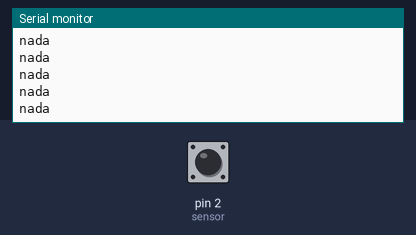
This sketch was run on a simulated Arduino Uno, built with avr-gcc and run on an emulated ATmega328P. Parts: the last lines printed to the serial monitor. The inputs (shaded band) are chosen by the test bench; at power-on: pin 2 (sensor) LOW.

Above: at 1.2 s.
1.3 s: pin 2 (sensor) driven HIGH
At 2.4 s:
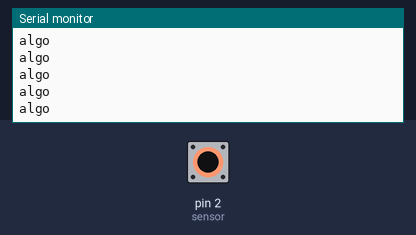
3.2 s: pin 2 (sensor) driven LOW
At 3.8 s:
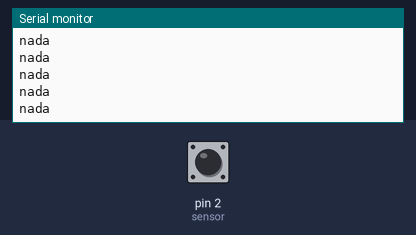
6.2 s: pin 2 (sensor) pulsed HIGH 5 times (0.12 s each, 0.3 s apart)
At 6.9 s:
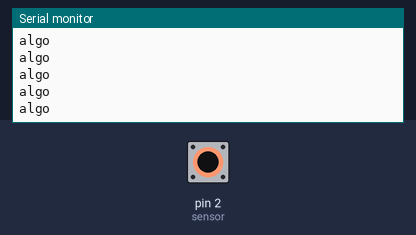
10.7 s: pin 2 (sensor) driven HIGH
13.7 s: pin 2 (sensor) driven LOW
At 14.6 s:
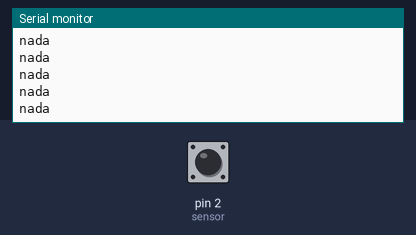

Measured:
- after the input at 1.3 s, the serial monitor: prints a new line after 0.07 s (image 1)

The sketch:

lectura-siguelinea.ino
```cpp
int sensor = 2;// 2 es sensor
int estado; //variable estado
int anterior; //variable anterior

void setup() {
  Serial.begin(9600);//puerto seiral a 9600
  pinMode(2,INPUT);//sensor como entrada

}

void loop() {

  estado=digitalRead(sensor);//lee al sensor

    if (estado == HIGH) {

    Serial.println("algo ");//imprime *algo

    }else{

    Serial.println("nada");// imprime *nada

    }

}
```
